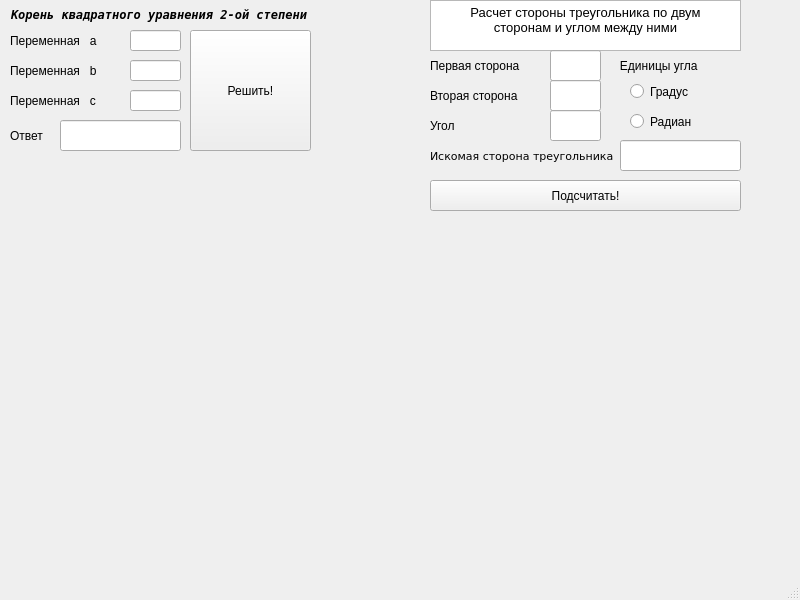
<?xml version="1.0" encoding="UTF-8"?>
<ui version="4.0">
 <class>MainWindow</class>
 <widget class="QMainWindow" name="MainWindow">
  <property name="geometry">
   <rect>
    <x>0</x>
    <y>0</y>
    <width>800</width>
    <height>600</height>
   </rect>
  </property>
  <property name="windowTitle">
   <string>MainWindow</string>
  </property>
  <widget class="QWidget" name="centralwidget">
   <widget class="QPushButton" name="pushButton">
    <property name="geometry">
     <rect>
      <x>190</x>
      <y>30</y>
      <width>121</width>
      <height>121</height>
     </rect>
    </property>
    <property name="text">
     <string>Решить!</string>
    </property>
   </widget>
   <widget class="QLineEdit" name="a2">
    <property name="geometry">
     <rect>
      <x>130</x>
      <y>30</y>
      <width>51</width>
      <height>21</height>
     </rect>
    </property>
   </widget>
   <widget class="QLineEdit" name="b2">
    <property name="geometry">
     <rect>
      <x>130</x>
      <y>60</y>
      <width>51</width>
      <height>21</height>
     </rect>
    </property>
   </widget>
   <widget class="QLineEdit" name="c2">
    <property name="geometry">
     <rect>
      <x>130</x>
      <y>90</y>
      <width>51</width>
      <height>21</height>
     </rect>
    </property>
   </widget>
   <widget class="QLineEdit" name="answer">
    <property name="geometry">
     <rect>
      <x>60</x>
      <y>120</y>
      <width>121</width>
      <height>31</height>
     </rect>
    </property>
   </widget>
   <widget class="QLabel" name="label">
    <property name="geometry">
     <rect>
      <x>10</x>
      <y>30</y>
      <width>121</width>
      <height>21</height>
     </rect>
    </property>
    <property name="text">
     <string>Переменная   a</string>
    </property>
   </widget>
   <widget class="QLabel" name="label_2">
    <property name="geometry">
     <rect>
      <x>10</x>
      <y>60</y>
      <width>121</width>
      <height>21</height>
     </rect>
    </property>
    <property name="text">
     <string>Переменная   b</string>
    </property>
   </widget>
   <widget class="QLabel" name="label_3">
    <property name="geometry">
     <rect>
      <x>10</x>
      <y>90</y>
      <width>121</width>
      <height>21</height>
     </rect>
    </property>
    <property name="text">
     <string>Переменная   c</string>
    </property>
   </widget>
   <widget class="QLabel" name="label_4">
    <property name="geometry">
     <rect>
      <x>10</x>
      <y>120</y>
      <width>41</width>
      <height>31</height>
     </rect>
    </property>
    <property name="text">
     <string>Ответ</string>
    </property>
   </widget>
   <widget class="QLabel" name="label_5">
    <property name="geometry">
     <rect>
      <x>11</x>
      <y>-1</y>
      <width>301</width>
      <height>31</height>
     </rect>
    </property>
    <property name="font">
     <font>
      <family>DejaVu Sans Mono</family>
      <pointsize>9</pointsize>
      <weight>75</weight>
      <italic>true</italic>
      <bold>true</bold>
     </font>
    </property>
    <property name="layoutDirection">
     <enum>Qt::LeftToRight</enum>
    </property>
    <property name="text">
     <string>Корень квадратного уравнения 2-ой степени</string>
    </property>
   </widget>
   <widget class="QTextBrowser" name="textBrowser">
    <property name="geometry">
     <rect>
      <x>430</x>
      <y>0</y>
      <width>311</width>
      <height>51</height>
     </rect>
    </property>
    <property name="html">
     <string>&lt;!DOCTYPE HTML PUBLIC &quot;-//W3C//DTD HTML 4.0//EN&quot; &quot;http://www.w3.org/TR/REC-html40/strict.dtd&quot;&gt;
&lt;html&gt;&lt;head&gt;&lt;meta name=&quot;qrichtext&quot; content=&quot;1&quot; /&gt;&lt;style type=&quot;text/css&quot;&gt;
p, li { white-space: pre-wrap; }
&lt;/style&gt;&lt;/head&gt;&lt;body style=&quot; font-family:'MS Shell Dlg 2'; font-size:8.25pt; font-weight:400; font-style:normal;&quot;&gt;
&lt;p align=&quot;center&quot; style=&quot; margin-top:0px; margin-bottom:0px; margin-left:0px; margin-right:0px; -qt-block-indent:0; text-indent:0px;&quot;&gt;&lt;span style=&quot; font-family:'Sans'; font-size:10pt;&quot;&gt;Расчет стороны треугольника по двум&lt;/span&gt;&lt;/p&gt;
&lt;p align=&quot;center&quot; style=&quot; margin-top:0px; margin-bottom:0px; margin-left:0px; margin-right:0px; -qt-block-indent:0; text-indent:0px;&quot;&gt;&lt;span style=&quot; font-family:'Sans'; font-size:10pt;&quot;&gt;сторонам и углом между ними&lt;/span&gt;&lt;/p&gt;&lt;/body&gt;&lt;/html&gt;</string>
    </property>
   </widget>
   <widget class="QLabel" name="label_6">
    <property name="geometry">
     <rect>
      <x>430</x>
      <y>50</y>
      <width>121</width>
      <height>31</height>
     </rect>
    </property>
    <property name="text">
     <string>Первая сторона</string>
    </property>
   </widget>
   <widget class="QLabel" name="label_7">
    <property name="geometry">
     <rect>
      <x>430</x>
      <y>80</y>
      <width>121</width>
      <height>31</height>
     </rect>
    </property>
    <property name="text">
     <string>Вторая сторона</string>
    </property>
   </widget>
   <widget class="QLabel" name="label_8">
    <property name="geometry">
     <rect>
      <x>430</x>
      <y>110</y>
      <width>121</width>
      <height>31</height>
     </rect>
    </property>
    <property name="text">
     <string>Угол</string>
    </property>
   </widget>
   <widget class="QLabel" name="label_9">
    <property name="geometry">
     <rect>
      <x>600</x>
      <y>50</y>
      <width>141</width>
      <height>31</height>
     </rect>
    </property>
    <property name="text">
     <string>      Единицы угла</string>
    </property>
   </widget>
   <widget class="QRadioButton" name="grad">
    <property name="geometry">
     <rect>
      <x>630</x>
      <y>80</y>
      <width>106</width>
      <height>23</height>
     </rect>
    </property>
    <property name="text">
     <string>Градус</string>
    </property>
   </widget>
   <widget class="QRadioButton" name="rad">
    <property name="geometry">
     <rect>
      <x>630</x>
      <y>110</y>
      <width>106</width>
      <height>23</height>
     </rect>
    </property>
    <property name="text">
     <string>Радиан</string>
    </property>
   </widget>
   <widget class="QLineEdit" name="res">
    <property name="geometry">
     <rect>
      <x>620</x>
      <y>140</y>
      <width>121</width>
      <height>31</height>
     </rect>
    </property>
   </widget>
   <widget class="QLabel" name="label_10">
    <property name="geometry">
     <rect>
      <x>430</x>
      <y>140</y>
      <width>191</width>
      <height>31</height>
     </rect>
    </property>
    <property name="font">
     <font>
      <family>DejaVu Sans</family>
      <pointsize>8</pointsize>
     </font>
    </property>
    <property name="text">
     <string>Искомая сторона треугольника</string>
    </property>
   </widget>
   <widget class="QLineEdit" name="first">
    <property name="geometry">
     <rect>
      <x>550</x>
      <y>50</y>
      <width>51</width>
      <height>31</height>
     </rect>
    </property>
   </widget>
   <widget class="QLineEdit" name="second">
    <property name="geometry">
     <rect>
      <x>550</x>
      <y>80</y>
      <width>51</width>
      <height>31</height>
     </rect>
    </property>
   </widget>
   <widget class="QLineEdit" name="angle">
    <property name="geometry">
     <rect>
      <x>550</x>
      <y>110</y>
      <width>51</width>
      <height>31</height>
     </rect>
    </property>
   </widget>
   <widget class="QPushButton" name="calc">
    <property name="geometry">
     <rect>
      <x>430</x>
      <y>180</y>
      <width>311</width>
      <height>31</height>
     </rect>
    </property>
    <property name="text">
     <string>Подсчитать!</string>
    </property>
   </widget>
  </widget>
  <widget class="QStatusBar" name="statusbar"/>
  <widget class="QMenuBar" name="menuBar">
   <property name="geometry">
    <rect>
     <x>0</x>
     <y>0</y>
     <width>800</width>
     <height>20</height>
    </rect>
   </property>
  </widget>
 </widget>
 <resources/>
 <connections/>
</ui>
